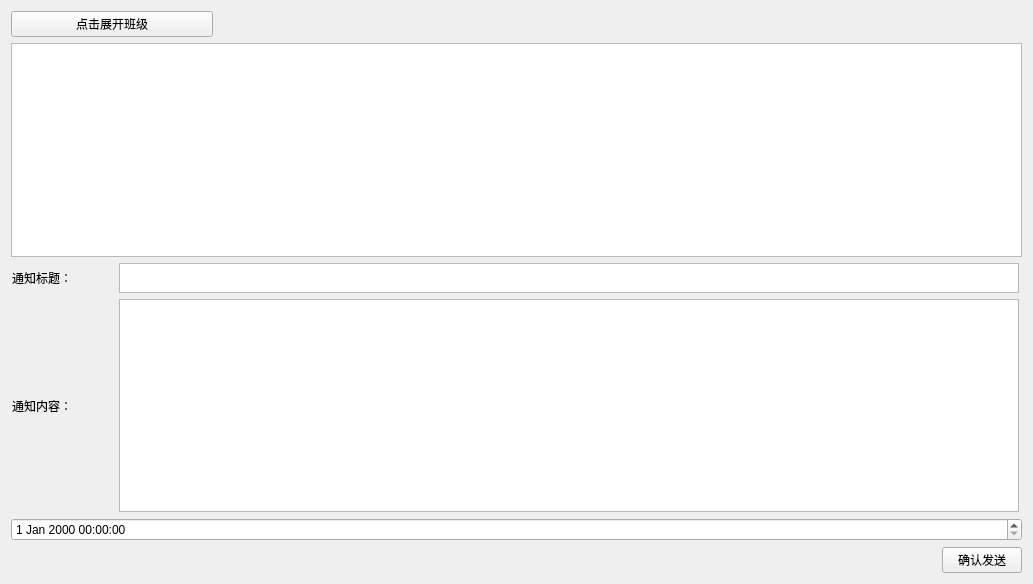
<?xml version="1.0" encoding="UTF-8"?>
<ui version="4.0">
 <class>Inform</class>
 <widget class="QWidget" name="Inform">
  <property name="geometry">
   <rect>
    <x>0</x>
    <y>0</y>
    <width>1033</width>
    <height>584</height>
   </rect>
  </property>
  <property name="windowTitle">
   <string>Form</string>
  </property>
  <layout class="QVBoxLayout" name="verticalLayout_2">
   <item>
    <layout class="QVBoxLayout" name="verticalLayout">
     <item>
      <layout class="QHBoxLayout" name="horizontalLayout" stretch="2,8">
       <property name="spacing">
        <number>0</number>
       </property>
       <property name="topMargin">
        <number>0</number>
       </property>
       <item>
        <widget class="QPushButton" name="pushButton">
         <property name="text">
          <string>点击展开班级</string>
         </property>
        </widget>
       </item>
       <item>
        <spacer name="horizontalSpacer">
         <property name="orientation">
          <enum>Qt::Horizontal</enum>
         </property>
         <property name="sizeHint" stdset="0">
          <size>
           <width>40</width>
           <height>20</height>
          </size>
         </property>
        </spacer>
       </item>
      </layout>
     </item>
     <item>
      <widget class="QTableWidget" name="tableWidget"/>
     </item>
     <item>
      <layout class="QHBoxLayout" name="horizontalLayout_4">
       <item>
        <widget class="QLabel" name="label_2">
         <property name="minimumSize">
          <size>
           <width>100</width>
           <height>0</height>
          </size>
         </property>
         <property name="maximumSize">
          <size>
           <width>100</width>
           <height>16777215</height>
          </size>
         </property>
         <property name="text">
          <string>通知标题：</string>
         </property>
        </widget>
       </item>
       <item>
        <widget class="QTextEdit" name="textEdit_2">
         <property name="minimumSize">
          <size>
           <width>900</width>
           <height>30</height>
          </size>
         </property>
         <property name="maximumSize">
          <size>
           <width>900</width>
           <height>30</height>
          </size>
         </property>
        </widget>
       </item>
      </layout>
     </item>
     <item>
      <layout class="QHBoxLayout" name="horizontalLayout_3">
       <item>
        <widget class="QLabel" name="label">
         <property name="minimumSize">
          <size>
           <width>100</width>
           <height>0</height>
          </size>
         </property>
         <property name="maximumSize">
          <size>
           <width>100</width>
           <height>16777215</height>
          </size>
         </property>
         <property name="text">
          <string>通知内容：</string>
         </property>
        </widget>
       </item>
       <item>
        <widget class="QTextEdit" name="textEdit">
         <property name="minimumSize">
          <size>
           <width>900</width>
           <height>120</height>
          </size>
         </property>
         <property name="maximumSize">
          <size>
           <width>900</width>
           <height>16777215</height>
          </size>
         </property>
        </widget>
       </item>
      </layout>
     </item>
     <item>
      <widget class="QDateTimeEdit" name="dateTimeEdit"/>
     </item>
     <item>
      <layout class="QHBoxLayout" name="horizontalLayout_2" stretch="8,0">
       <property name="spacing">
        <number>0</number>
       </property>
       <property name="topMargin">
        <number>0</number>
       </property>
       <item>
        <spacer name="horizontalSpacer_2">
         <property name="orientation">
          <enum>Qt::Horizontal</enum>
         </property>
         <property name="sizeHint" stdset="0">
          <size>
           <width>40</width>
           <height>20</height>
          </size>
         </property>
        </spacer>
       </item>
       <item>
        <widget class="QPushButton" name="pushButton_2">
         <property name="text">
          <string>确认发送</string>
         </property>
        </widget>
       </item>
      </layout>
     </item>
    </layout>
   </item>
  </layout>
 </widget>
 <resources/>
 <connections/>
</ui>
